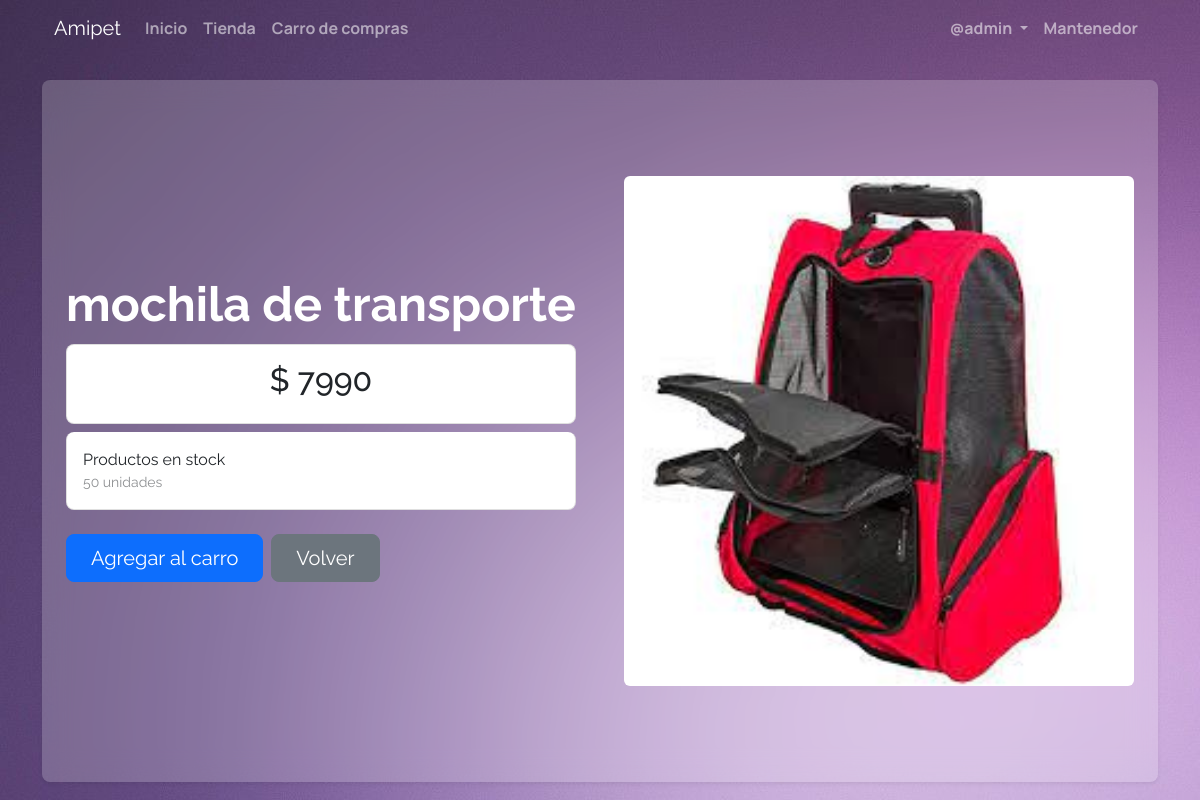
The app's page /producto_det/ckk85 (signed in) with its own data.
### app/models.py (models this page shows, shortened)
class Producto(models.Model):
    idProducto = models.CharField(max_length=5, primary_key=True)
    nombreProducto = models.CharField(max_length=30, blank=True, null=True)
    stock   = models.IntegerField(blank=True, null=True)
    precio   = models.IntegerField(blank=True, null=True)
    foto = models.ImageField(upload_to=cargarFotoProducto, null=True)
    activo = models.IntegerField(blank=True, null=True)

### app/views.py (the view)
# urls.py: path('producto_det/<str:pk>', views.producto_detalle, name='producto_det'),
def producto_detalle(request, pk):
    producto = Producto.objects.get(idProducto=pk)
    context = {
        "producto": producto
    }
    return render(request,'app/producto_det.html',context)

### carro/context_processor.py (called while the page is built)
def importe_total_carro(request):
    carro = Carro(request)
    total = 0
    total_prod = 0
    print(request.session)
    if request.user.is_authenticated:
        for key, value in request.session["carro"].items():
            total = total+(int(value["precio"]))
            total_prod = total_prod+(int(value["cantidad"]))
    return {"importe_total_carro": total,"cantidad_prod":total_prod}

### app/templates/app/producto_det.html (shortened to what this page needs)
{% extends 'app/base.html' %}
{%load static%}
{%block content%}
<div class="container text-white">
    <div class="card-body rounded-3 shadow-sm mt-4">
        {%if user.is_authenticated%}
        <div class="container col-xxl-8 px-4 py-5">
            <div class="row flex-lg-row-reverse align-items-center g-5 py-5">
                <div class="col-10 col-sm-8 col-lg-6">
                    <img src="{{producto.foto.url}}" class="d-block mx-lg-auto img-fluid rounded" alt="Bootstrap Themes"
                        width="700" height="500" loading="lazy">
                </div>
                <div class="col-lg-6">
                    <h1 class="display-5 fw-bold lh-1 mb-3">{{producto.nombreProducto}}</h1>
                    <div class="list-group list-group-checkable d-grid gap-2 border-0 w-auto">
                        <label class="list-group-item rounded-3 py-3 text-center" for="listGroupCheckableRadios1">
                            <h2>$&nbsp;{{producto.precio}}</h2>
                        </label>
                        <label class="list-group-item rounded-3 py-3" for="listGroupCheckableRadios2">
                            Productos en stock
                            <span class="d-block small opacity-50">{{producto.stock}}&nbsp;unidades</span>
                        </label>
                    </div>
                    <br>
                    <div class="d-grid gap-2 d-md-flex justify-content-md-start">
                        <a href="{% url 'carro:agregar' producto.idProducto %}"
                            class="btn btn-primary btn-lg px-4 text-align-center">Agregar al carro</a>
                        <a href="{%url 'tienda' %}" class="btn btn-secondary btn-lg px-4 text-align-center">Volver</a>
                    </div>
                </div>
            </div>
        </div>
        {%else%}
        <div class="m-5 py-5">
            <h2>Inicia sesión para ver el producto</h2>
            <a href="{%url 'login'%}" class="btn btn-primary btn-lg px-4 text-align-center">Iniciar sesión</a>
        </div>
        {%endif%}
    </div>
</div>
{% endblock%}

### app/templates/app/base.html (shortened to what this page needs)
<!doctype html>
<html lang="en">
<head>
  <link href="https://cdn.jsdelivr.net/npm/bootstrap@5.2.0-beta1/dist/css/bootstrap.min.css" rel="stylesheet"
>
  {%load static%}
  <link rel="stylesheet" href="{% static 'app/css/estilo.css' %}">
</head>
<body class="fondo body">
  <div class="container">
    <nav class="navbar navbar-expand-lg navbar-dark ">
      <div class="container-fluid">
        <a class="navbar-brand" href="#">Amipet</a>
        <div class="collapse navbar-collapse" id="navbarNavDropdown">
          <ul class="navbar-nav">
            <li class="nav-item">
              <a class="nav-link " aria-current="page" href="{% url 'index'%}">Inicio</a>
            </li>
            <li class="nav-item">
              <a class="nav-link" href="{% url 'tienda'%}">Tienda</a>
            </li>
            <li class="nav-item">
              <a class="nav-link" href="{% url 'carro'%}">Carro de compras</a>
            </li>
          </ul>
          {%if user.is_authenticated%}
          <ul class="navbar-nav ms-auto">
            <li class="nav-item dropdown ms-auto">
              <a class="nav-link dropdown-toggle" href="#" id="navbarDropdownMenuLink" role="button"
                data-bs-toggle="dropdown" aria-expanded="false">
                @{{user.username}}
              </a>
            </li>
          </ul>
          {%endif%}
          {% if user.is_staff%}
          <ul class="navbar-nav">
            <li class="nav-item">
              <a class="nav-link" href="{%url 'crud'%}">Mantenedor</a>
            </li>
          </ul>
          {%endif%}
        </div>
      </div>
    </nav>
  </div>
</body>
</html>
<div>
  {%block content%}
  {%endblock%}
</div>
</body>
</html>

### app/static/app/css/estilo.css (style rules this page uses)
.body { font-family: 'Raleway', sans-serif; }
.nav-link { font-weight: bold; font-family: 'Manrope', sans-serif; }
.fondo { background-image: url(''); background-repeat: no-repeat; background-attachment: fixed; }

### app/templates/app/producto_det.html (style rules this page uses)
.card-body { backdrop-filter: blur(14px); background-color: rgba(255, 255, 255, 0.2); }

### records on screen
Producto: foto (picture), nombreProducto "mochila de transporte", precio "7990", stock "50"

### other values on screen
{{ user.username }} "admin"
